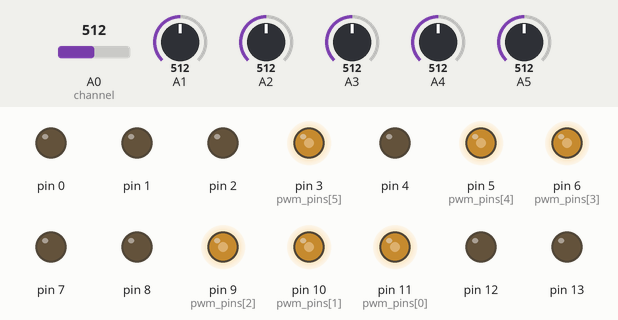
The sketch below on a simulated Arduino Uno, built with avr-gcc and run on an emulated ATmega328P. Parts: output pins drawn as LEDs (lit = HIGH). The test bench sets the inputs (shaded band); at power-on: A0 (channel) = 512, A1 = 512, A2 = 512, A3 = 512, A4 = 512, A5 = 512.

Above: at 1.2 s.
1.3 s: A0 (channel) set to 716
At 2.5 s:
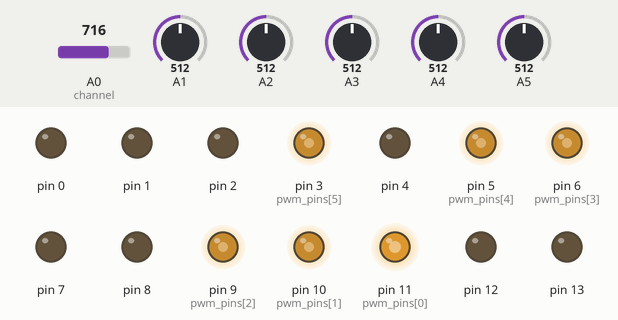
2.8 s: A1 set to 716
At 3.4 s:
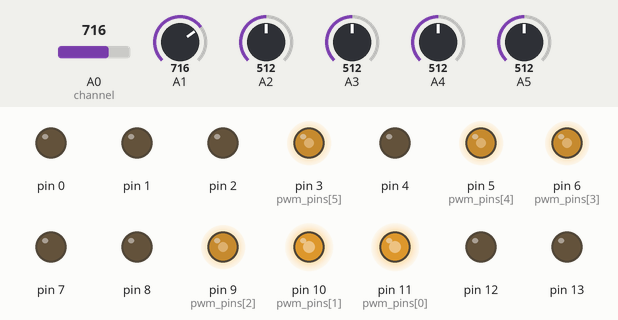
4.3 s: A2 set to 716
At 4.9 s:
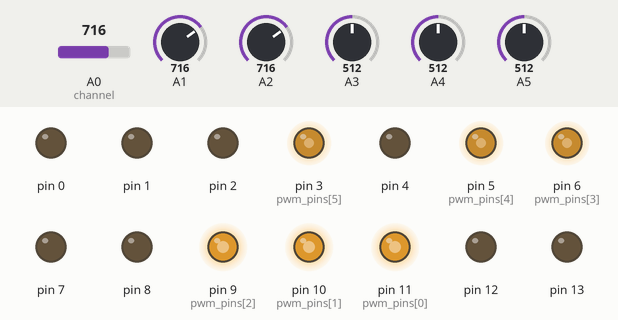
5.8 s: A3 set to 716
At 6.4 s:
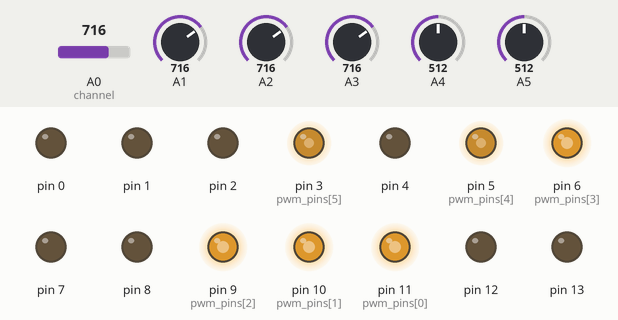
7.3 s: A4 set to 716
At 8.4 s:
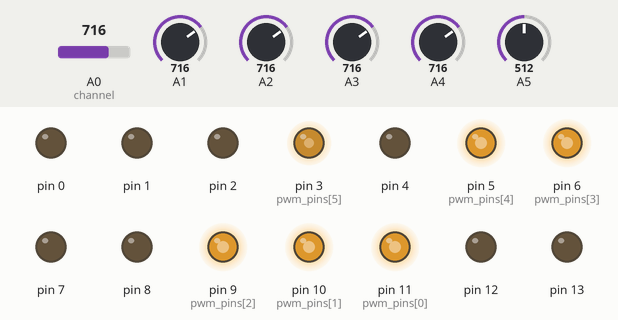
8.8 s: A5 set to 716
At 9.9 s:
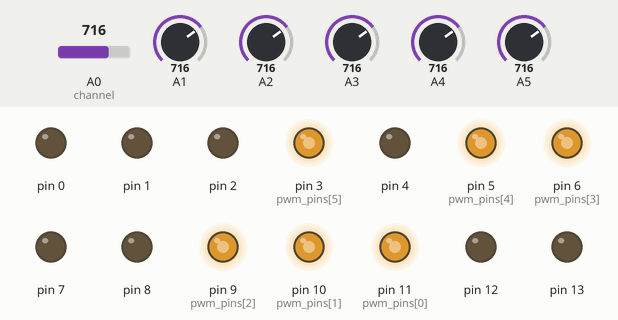
Timing chart, 0 to 11.3 s (numbered marks = the images above; inputs shaded):
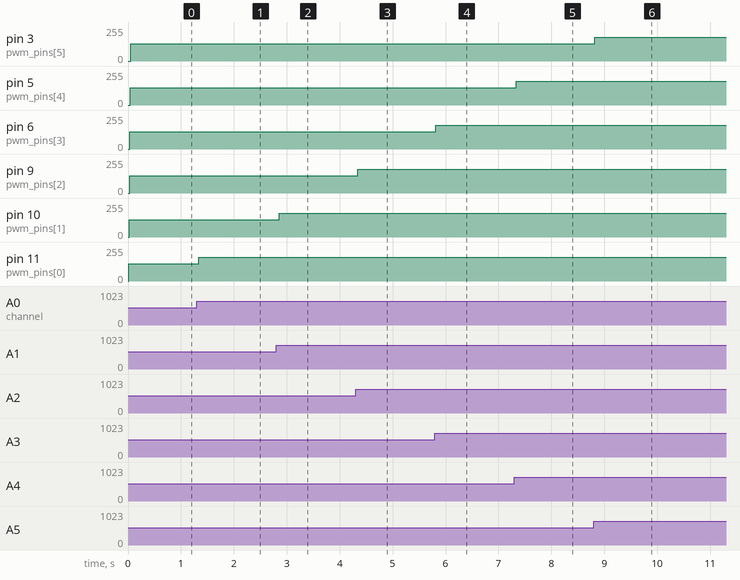

The sketch:

8-5.ino
```cpp
void setup() {
  // output ports
  DDRB = 0xFF; // all outputs
  DDRD = 0xFF; // all outputs
  // ADC
  ADMUX = 0<<REFS1 | 1<<REFS0 | 1<<ADLAR;
  ADCSRA = 1<<ADEN | 1<<ADSC | 1<<ADPS2 | 1<<ADPS1 | 1<<ADPS0;
  DIDR0 = 1<<ADC5D | 1<<ADC4D | 1<<ADC3D | 1<<ADC2D | 1<<ADC1D | 1<<ADC0D;
  // Timer/counter0
  TCCR0A = 1<<COM0A1 | 0<<COM0A0 | 1<<COM0B1 | 0<<COM0B0 | 0<<WGM01 | 1<<WGM00;
  TCCR0B = 0<<WGM02 | 1<<CS02 | 0<<CS01 | 0<<CS00;
  // Timer/counter1
  TCCR1A = 1<<COM1A1 | 0<<COM1A0 | 1<<COM1B1 | 0<<COM1B0 | 0<<WGM11 | 1<<WGM10;
  TCCR1B = 0<<WGM13 | 0<<WGM12 | 1<<CS12 | 0<<CS11 | 0<<CS10;
  // Timer/counter2
  TCCR2A = 1<<COM2A1 | 0<<COM2A0 | 1<<COM2B1 | 0<<COM2B0 | 0<<WGM21 | 1<<WGM20;
  TCCR2B = 0<<WGM22 | 1<<CS22 | 1<<CS21 | 0<<CS20;
  bitSet(TIMSK2, TOIE2); // enable overflow interrupt
}

void loop() {
  // nothing happens here
}

ISR(TIMER2_OVF_vect) {

  static byte channel = 0;
  byte adc;

  adc = ADCH; // read upper 8 bits of ADC conversion result

  switch(channel) {
    case 0: OCR2A = adc; break; // PWM pin D11
    case 1: OCR1B = adc; break; // PWM pin D10
    case 2: OCR1A = adc; break; // PWM pin D9
    case 3: OCR0A = adc; break; // PWM pin D6
    case 4: OCR0B = adc; break; // PWM pin D5
    case 5: OCR2B = adc; break; // PWM pin D3
  }

  channel++;
  if(channel > 5) channel = 0;
  ADMUX = 0<<REFS1 | 1<<REFS0 | 1<<ADLAR | channel;
  ADCSRA = 1<<ADEN | 1<<ADSC | 1<<ADPS2 | 1<<ADPS1 | 1<<ADPS0;
}
```

8-4.c
```cpp
ISR(TIMER2_OVF_vect) {

  static byte channel = 0;
  const byte pwm_pins[6] = { 11, 10, 9, 6, 5, 3 };

  analogWrite(pwm_pins[channel], analogRead(channel) >> 2);
  channel++;
  if(channel > 5) channel = 0; // roll over
}
```

Measured:
- after the input at 1.3 s, pin 11 (pwm_pins[0]): 128/255 → 179/255 at once
- after the input at 2.8 s, pin 10 (pwm_pins[1]): 128/255 → 179/255 after 0.06 s
- after the input at 4.3 s, pin 9 (pwm_pins[2]): 128/255 → 179/255 at once
- after the input at 5.8 s, pin 6 (pwm_pins[3]): 128/255 → 179/255 at once
- after the input at 7.3 s, pin 5 (pwm_pins[4]): 128/255 → 179/255 at once
- after the input at 8.8 s, pin 3 (pwm_pins[5]): 128/255 → 179/255 at once
